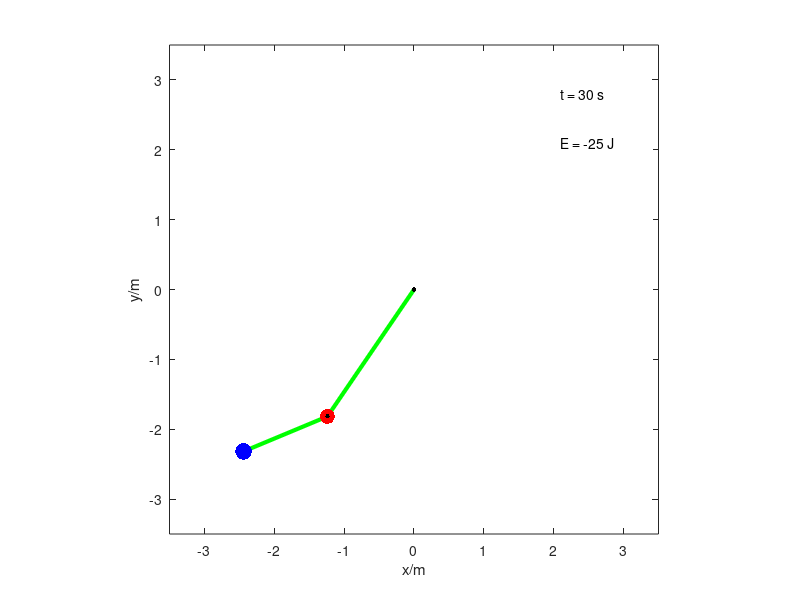

The MATLAB script that drew this image:
% Pendulul gravitational dublu

clear; close all; clc;
RT=1; % selector real time(1) / slow motion(0)
g=9.80665; % m/s^2; acceleratia gravitationala terestra
% Parametrii fizici ai sistemului mecanic:
L1=2.2; L2=1.3; % m; lungimile tijelor
m1=1.2; m2=1.7; % kg; masele corpurilor
% Conditiile initiale - orice unghiuri intre -180 si +180!
theta10=100; theta20=-10; % grade; unghiurile initiale
theta10=theta10*pi/180; theta20=theta20*pi/180; % conversia in rad
OM10=-30; OM20=20; % grade/s; vitezele unghiulare initiale
OM10=OM10*pi/180; OM20=OM20*pi/180; % conversia in rad/s
% Definirea duratelor caracteristice:
omega1=sqrt(g/L1); omega2=sqrt(g/L2); % pulsatii proprii ale componentelor
T1=2*pi/omega1; T2=2*pi/omega2; % perioade proprii ale componentelor
T=max(T1,T2); % "timp caracteristic" al miscarii pendulului dublu
ti=0; tf=10*T; N=20000; t=linspace(ti,tf,N); dt=t(2)-t(1); % timpul discret
% Prealocare si valori de start:
theta1=zeros(1,N); theta2=theta1; % prealocare unghiuri
OM1=zeros(1,N); OM2=OM1; % prealocare viteze unghiulare
theta1(1)=theta10; theta2(1)=theta20; % unghiuri de start pas 1
theta1(2)=theta10+OM10*dt; theta2(2)=theta20+OM20*dt; % unghiuri de start pas 2
OM1(1)=OM10; OM2(1)=OM20; % valori de start ale vitezelor unghiulare
% Notatii ajutatoare:
miu=1+m1/m2; % coeficient adimensional
r=L2/L1; % coeficient adimensional
a11=miu; a22=r; % coeficienti diagonala principala (constanti)
tic;
for i=2:N-1 % ciclul recurentelor
    aux=theta2(i)-theta1(i);
    a21=cos(aux); a12=a21*r; % coeficienti diagonala secundara (variabili)
    % Pentru vitezele unghiulare curente folosim derivatele la stanga:
    OM1(i)=(theta1(i)-theta1(i-1))/dt; % viteza corpului 1 la pasul i
    OM2(i)=(theta2(i)-theta2(i-1))/dt; % viteza corpului 2 la pasul i
    b1=r*OM2(i)^2*sin(aux)-g/L1*miu*sin(theta1(i)); % termen "liber" 1
    b2=-OM1(i)^2*sin(aux)-g/L1*sin(theta2(i)); % termen "liber" 2
    A=[a11,a12;a21,a22]; B=[b1;b2]; % matrice sistem si coloana termeni liberi
    E=A\B; % rezolvarea sistemului liniar in forma matriceala
    eps1=E(1); eps2=E(2); % acceleratiile unghiulare curente
    % Recurentele de ordinul II:
    theta1(i+1)=2*theta1(i)-theta1(i-1)+dt^2*eps1; % corp 1
    theta2(i+1)=2*theta2(i)-theta2(i-1)+dt^2*eps2; % corp 2
end;
OM1(N)=(theta1(N)-theta1(N-1))/dt; % viteza unghiulara corp 1 la pasul N
OM2(N)=(theta2(N)-theta2(N-1))/dt; % viteza unghiulara corp 2 la pasul N
toc; % afiseaza timpul de calcul al solutiei numerice
% Coordonate carteziene ale corpurilor:
x1=L1*sin(theta1); x2=x1+L2*sin(theta2); % coordonate orizontale
y1=-L1*cos(theta1); y2=y1-L2*cos(theta2); % coordonate verticale
% Energiile cinetica, potentiala, si respectiv totala:
T=1/2*(m1*L1^2*OM1.^2+m2*(L1^2*OM1.^2+L2^2*OM2.^2+2*L1*L2*OM1.*OM2.*cos(theta2-theta1)));
U=-g*((m1+m2)*L1*cos(theta1)+m2*L2*cos(theta2));
H=T+U; % hamiltonianul sistemului - energia totala
figure(1);
Lmax=L1+L2; % semilatura cadrului grafic
coef=30; % controleaza dimensiunile grafice ale corpurilor
rg1=coef*m1^(1/3); rg2=coef*m2^(1/3); % raze "grafice"
tic; simt=0; % porneste cronometrul si initializeaza timpul simularii
while simt<=tf % ciclul grafic
  j=abs(t-simt)==min(abs(t-simt)); % cauta cel mai apropiat t din discretizare
  plot([0 x1(j) x2(j)],[0 y1(j) y2(j)],'-g','LineWidth',3); hold on; % tije
  xlabel('x/m'); ylabel('y/m');
  plot(0,0,'.k','MarkerSize',10); % articulatie de suspensie
  plot(x1(j),y1(j),'.r','MarkerSize',rg1); % corpul 1
  plot(x1(j),y1(j),'.k','MarkerSize',10); % articulatie corp 1
  plot(x2(j),y2(j),'.b','MarkerSize',rg2); % corpul 2
  axis([-Lmax Lmax -Lmax Lmax]); axis square; % cadrul grafic
  text(3/5*Lmax,3/5*Lmax,['E = ',num2str(round(H(j))),' J']);
  if RT==1 % real time(1) / slow motion(0)
    simt=toc; % actualizeaza timpul simularii cu ceasul sistemului
    text(3/5*Lmax,4/5*Lmax,['t = ',num2str(round(t(j))),' s']);
  else
    simt=simt+1e-2; % incrementeaza cu o centisecunda
    text(3/5*Lmax,4/5*Lmax,['t=',num2str(round(t(j)*100)),' cs']);
  end
  pause(1e-6); hold off
end